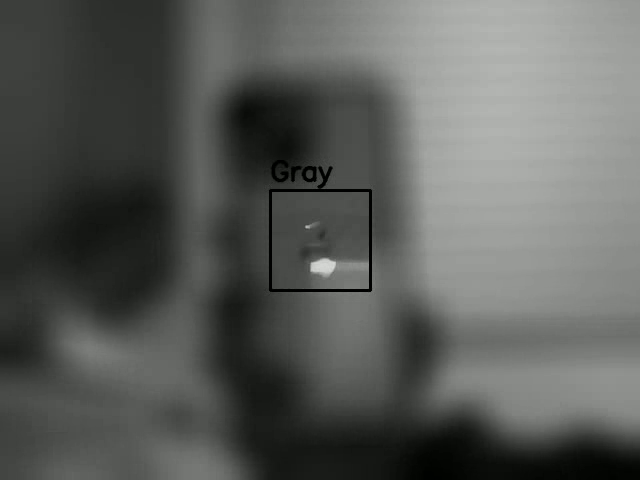
#> input picture frame 49 of session27/detector/output.mp4, 640 x 480 px, given in place of the camera
$ python detector.py
#> lines starting #> are read from the running program, lines starting #| are printed output that depends on the picture; after the words box and inside, x2 and y2 are one past the last pixel; in counts of white or black regions, pixels touching at a corner belong together
import cv2
import numpy as np

lower_gray = 46
upper_gray = 220

lower_white = 200
upper_white = 255

lower_black = 0
upper_black = 45


cap = cv2.VideoCapture(0)

fourcc = cv2.VideoWriter_fourcc(*'mp4v')
out = cv2.VideoWriter('detector/output.mp4', fourcc, 20.0, (640, 480))


while True:
    _, frame = cap.read()
#> frame is the input picture: shape (480, 640, 3); mean B, G, R 89.5, 92.5, 90.5


    gray_frame = cv2.cvtColor(frame, cv2.COLOR_BGR2GRAY)
    contrast_frame = cv2.equalizeHist(gray_frame)
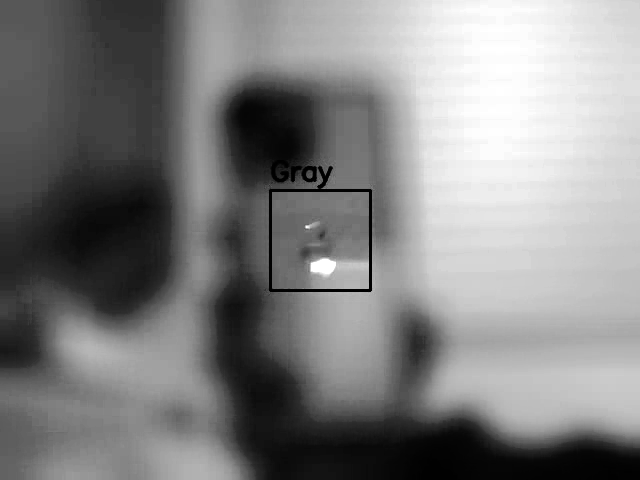
#> contrast_frame: shape (480, 640); min 0, max 255, mean 128.2


    new_gray_frame = cv2.cvtColor(contrast_frame, cv2.COLOR_GRAY2BGR)

    height, width, _ = frame.shape
#> height = 480; width = 640

    rect_width, rect_height = 100, 100
    rect_x = width // 2 - rect_width // 2
#> rect_x = 270
    rect_y = height // 2 - rect_height // 2
#> rect_y = 190


    blurred_frame = cv2.GaussianBlur(new_gray_frame, (51, 51), 20)

    blurred_frame[rect_y:rect_y + rect_height, rect_x:rect_x + rect_width] = new_gray_frame[rect_y:rect_y + rect_height, rect_x:rect_x + rect_width]
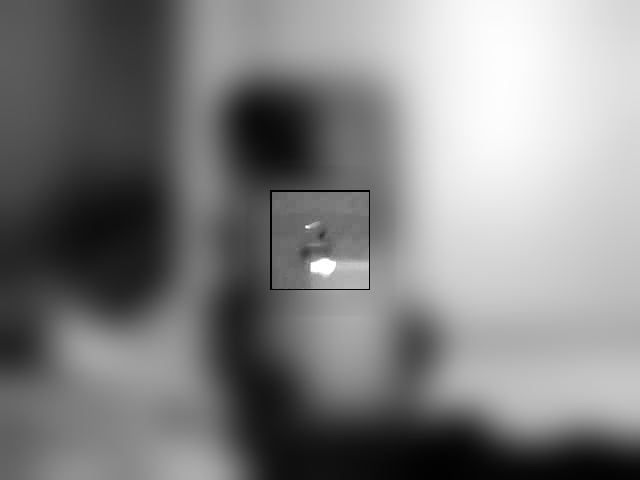
#> blurred_frame: shape (480, 640, 3); min 0, max 255, mean 128.3


    point = contrast_frame[rect_y:rect_y + rect_height, rect_x:rect_x + rect_width]
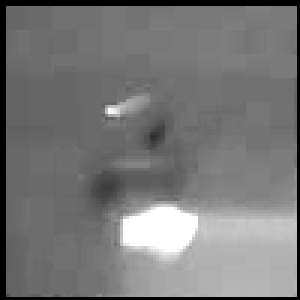
#> point: shape (100, 100) (shown 3 times larger); min 0, max 255, mean 119.6


    mask_gray = cv2.inRange(point, lower_gray, upper_gray)
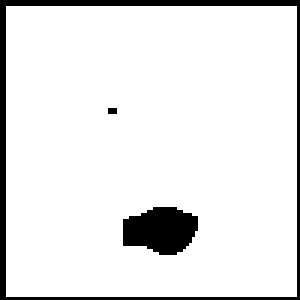
#> mask_gray: shape (100, 100) (shown 3 times larger); 91% white; 3 black regions (1 under 20 px), largest, box (x1, y1, x2, y2) and area: (0, 0, 100, 100) 591, (41, 69, 66, 85) 305
    mask_white = cv2.inRange(point, lower_white, upper_white)
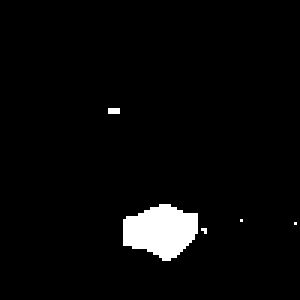
#> mask_white: shape (100, 100) (shown 3 times larger); 3.5% white; 5 white regions (4 under 20 px), largest, box (x1, y1, x2, y2) and area: (41, 68, 66, 87) 336
    mask_black = cv2.inRange(point, lower_black, upper_black)
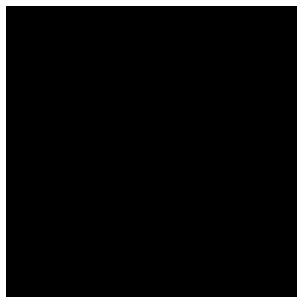
#> mask_black: shape (100, 100) (shown 3 times larger); 5.9% white; 1 white region, box (x1, y1, x2, y2) and area: (0, 0, 100, 100) 591

    if np.sum(mask_gray) > np.sum(mask_white) and np.sum(mask_gray) > np.sum(mask_black):
        color = "Gray"
    elif np.sum(mask_white) > np.sum(mask_gray) and np.sum(mask_white) > np.sum(mask_black):
        color = "White"
    else:
        color = "Black"

    cv2.rectangle(blurred_frame, (rect_x, rect_y), (rect_x + rect_width, rect_y + rect_height), (0, 0, 0), 2)
    cv2.putText(blurred_frame, color, (rect_x, rect_y - 10), cv2.FONT_HERSHEY_SIMPLEX, 0.9, (0, 0, 0), 2, cv2.LINE_AA)
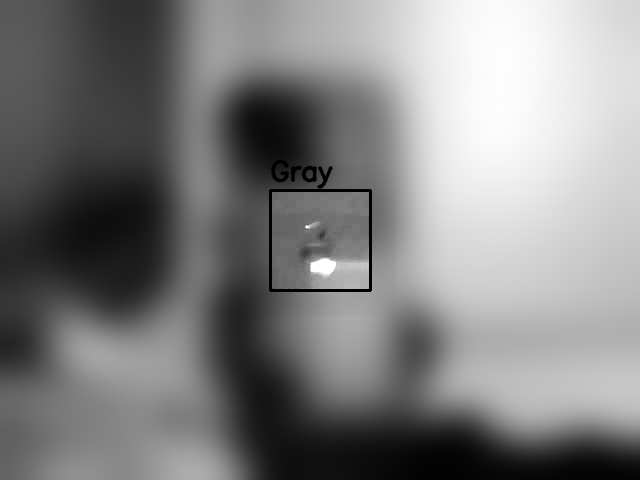
#> blurred_frame: shape (480, 640, 3); min 0, max 255, mean 128


    out.write(blurred_frame)
    cv2.imshow("Detector", blurred_frame)


    if cv2.waitKey(25) & 0xFF == ord('q'):
#> (key q is pressed here)
        break

$ run again, starting later in the video
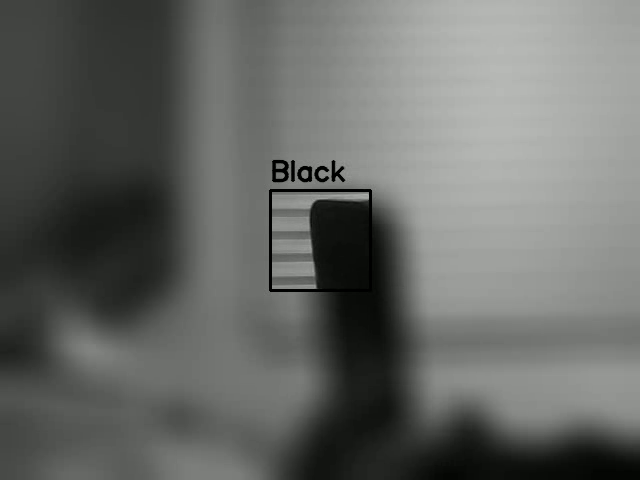
#> input picture frame 393 of session27/detector/output.mp4, 640 x 480 px, given in place of the camera
#> frame is the input picture: shape (480, 640, 3); mean B, G, R 101.4, 104.4, 102.4
#> `mask_gray = cv2.inRange(point, lower_gray, upper_gray)`:
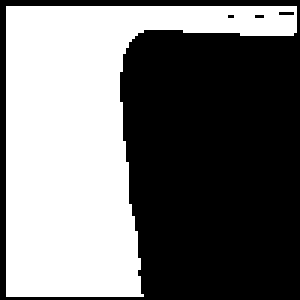
#> mask_gray: shape (100, 100) (shown 3 times larger); 45% white; 1 white region, box (x1, y1, x2, y2) and area: (2, 2, 99, 99) 4497
#> mask_white: shape (100, 100); 1.8% white; 14 white regions (12 under 20 px), largest, box (x1, y1, x2, y2) and area: (51, 4, 99, 9) 120, (29, 12, 41, 15) 25
#> mask_black: shape (100, 100); 54.9% white; 1 black region, box (x1, y1, x2, y2) and area: (2, 2, 99, 99) 4507
#> `cv2.putText(blurred_frame, color, (rect_x, rect_y - 10), cv2.FONT_HERS..`:
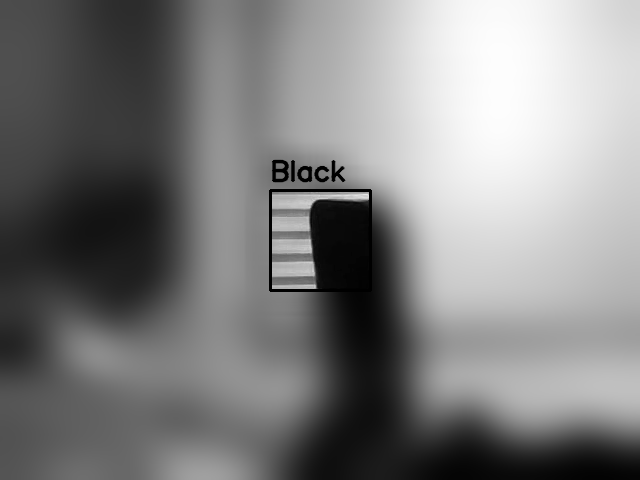
#> blurred_frame: shape (480, 640, 3); min 0, max 253, mean 127.6
